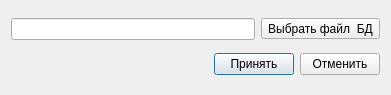
<?xml version="1.0" encoding="UTF-8"?>
<ui version="4.0">
 <class>DBConnection</class>
 <widget class="QDialog" name="DBConnection">
  <property name="geometry">
   <rect>
    <x>0</x>
    <y>0</y>
    <width>391</width>
    <height>95</height>
   </rect>
  </property>
  <property name="windowTitle">
   <string>Подключение к БД</string>
  </property>
  <layout class="QHBoxLayout" name="horizontalLayout_2">
   <item>
    <layout class="QVBoxLayout" name="verticalLayout">
     <item>
      <layout class="QHBoxLayout" name="horizontalLayout">
       <item>
        <widget class="QLineEdit" name="le_path"/>
       </item>
       <item>
        <widget class="QToolButton" name="btn_selectdb">
         <property name="text">
          <string>Выбрать файл  БД</string>
         </property>
         <property name="icon">
          <iconset resource="../res.qrc">
           <normaloff>:/resources/icons/data-server.png</normaloff>:/resources/icons/data-server.png</iconset>
         </property>
         <property name="iconSize">
          <size>
           <width>50</width>
           <height>50</height>
          </size>
         </property>
         <property name="toolButtonStyle">
          <enum>Qt::ToolButtonTextOnly</enum>
         </property>
        </widget>
       </item>
      </layout>
     </item>
     <item>
      <layout class="QHBoxLayout" name="horizontalLayout_3">
       <item>
        <spacer name="horizontalSpacer">
         <property name="orientation">
          <enum>Qt::Horizontal</enum>
         </property>
         <property name="sizeHint" stdset="0">
          <size>
           <width>40</width>
           <height>20</height>
          </size>
         </property>
        </spacer>
       </item>
       <item>
        <widget class="QPushButton" name="btn_accept">
         <property name="text">
          <string>Принять</string>
         </property>
        </widget>
       </item>
       <item>
        <widget class="QPushButton" name="btn_cancel">
         <property name="text">
          <string>Отменить</string>
         </property>
        </widget>
       </item>
      </layout>
     </item>
    </layout>
   </item>
  </layout>
 </widget>
 <resources>
  <include location="../res.qrc"/>
 </resources>
 <connections/>
</ui>
